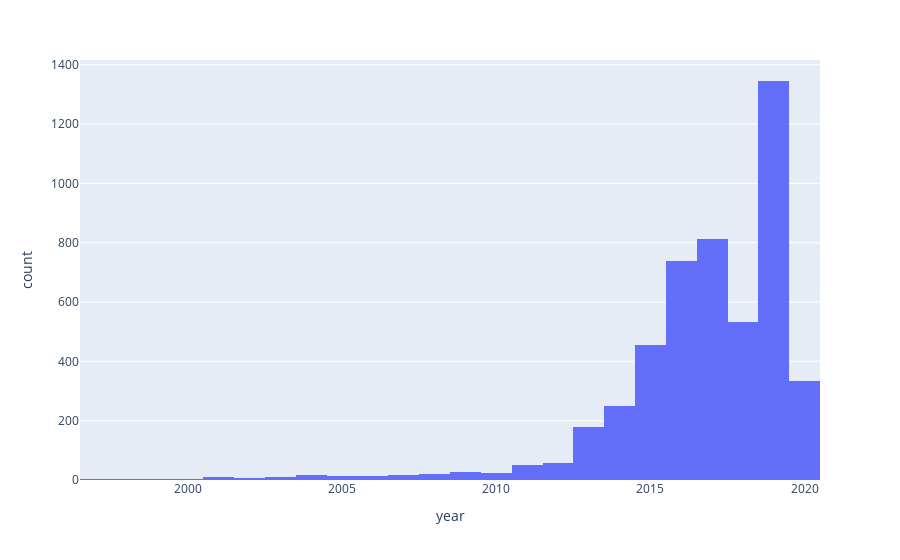
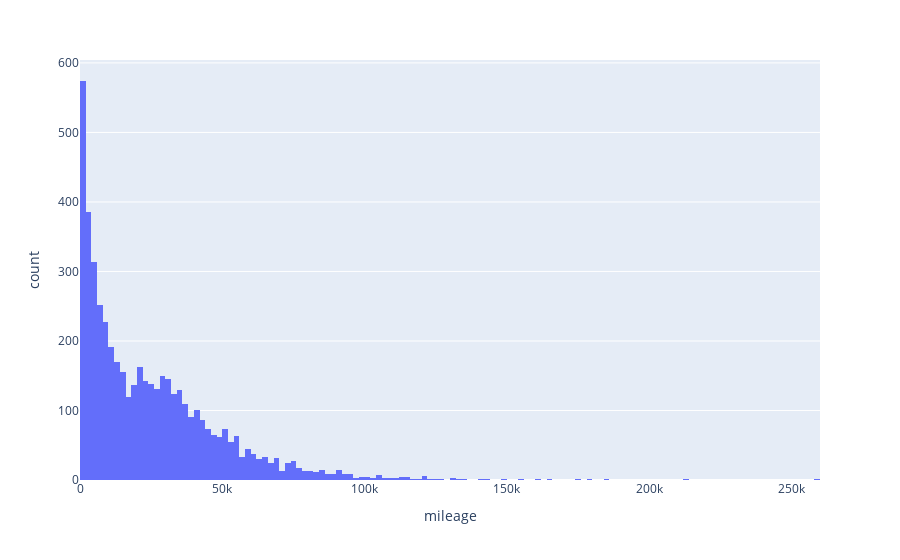
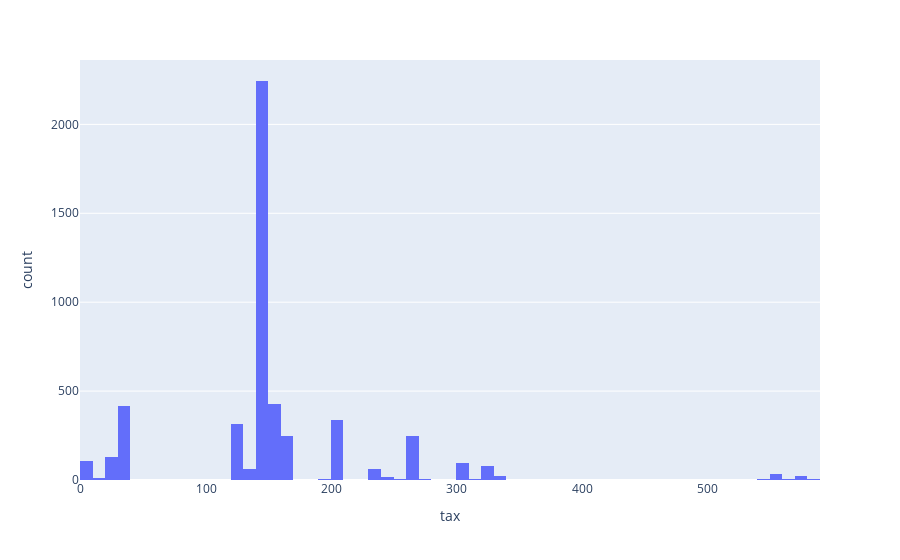
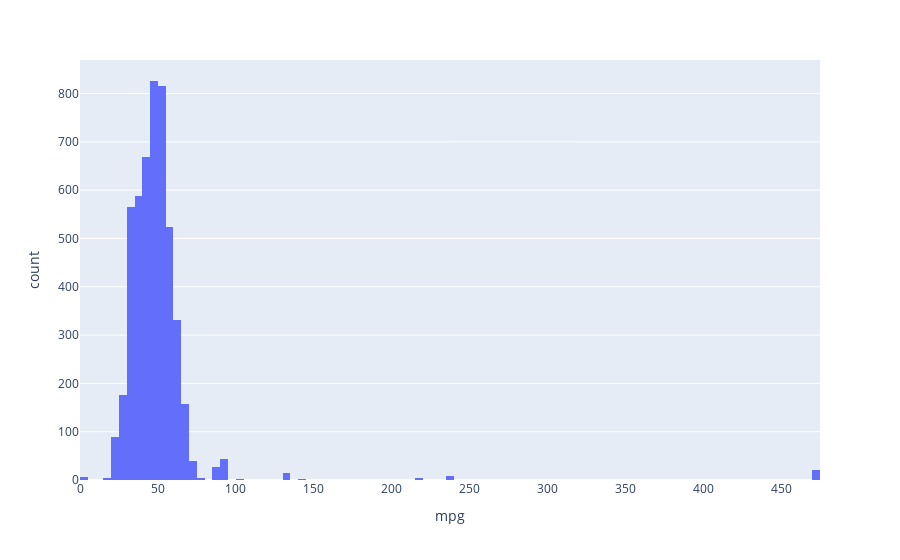

Write notebook code for charts like these, in order.
### Code cell
for i in con_col:
    fig = px.histogram(x_train, x=x_train[i])
    fig.show()

### Figure 1 — Plotly figure (JSON) as saved in the notebook; plotly's stock layout.template omitted (floating-point values rounded to 4 significant figures; data arrays with more than 128 entries replaced by an {"elided": "..."} marker saying what was removed)
{"data": [{"alignmentgroup": "True", "bingroup": "x", "hovertemplate": "year=%{x}<br>count=%{y}<extra></extra>", "legendgroup": "", "marker": {"color": "#636efa", "pattern": {"shape": ""}}, "name": "", "offsetgroup": "", "orientation": "v", "showlegend": false, "type": "histogram", "x": {"elided": "4919 int values"}, "xaxis": "x", "yaxis": "y"}], "layout": {"barmode": "relative", "legend": {"tracegroupgap": 0}, "margin": {"t": 60}, "xaxis": {"anchor": "y", "domain": [0, 1], "title": {"text": "year"}}, "yaxis": {"anchor": "x", "domain": [0, 1], "title": {"text": "count"}}}}

### Figure 2 — Plotly figure (JSON) as saved in the notebook; plotly's stock layout.template omitted (floating-point values rounded to 4 significant figures; data arrays with more than 128 entries replaced by an {"elided": "..."} marker saying what was removed)
{"data": [{"alignmentgroup": "True", "bingroup": "x", "hovertemplate": "mileage=%{x}<br>count=%{y}<extra></extra>", "legendgroup": "", "marker": {"color": "#636efa", "pattern": {"shape": ""}}, "name": "", "offsetgroup": "", "orientation": "v", "showlegend": false, "type": "histogram", "x": {"elided": "4919 int values"}, "xaxis": "x", "yaxis": "y"}], "layout": {"barmode": "relative", "legend": {"tracegroupgap": 0}, "margin": {"t": 60}, "xaxis": {"anchor": "y", "domain": [0, 1], "title": {"text": "mileage"}}, "yaxis": {"anchor": "x", "domain": [0, 1], "title": {"text": "count"}}}}

### Figure 3 — Plotly figure (JSON) as saved in the notebook; plotly's stock layout.template omitted (floating-point values rounded to 4 significant figures; data arrays with more than 128 entries replaced by an {"elided": "..."} marker saying what was removed)
{"data": [{"alignmentgroup": "True", "bingroup": "x", "hovertemplate": "tax=%{x}<br>count=%{y}<extra></extra>", "legendgroup": "", "marker": {"color": "#636efa", "pattern": {"shape": ""}}, "name": "", "offsetgroup": "", "orientation": "v", "showlegend": false, "type": "histogram", "x": {"elided": "4919 int values"}, "xaxis": "x", "yaxis": "y"}], "layout": {"barmode": "relative", "legend": {"tracegroupgap": 0}, "margin": {"t": 60}, "xaxis": {"anchor": "y", "domain": [0, 1], "title": {"text": "tax"}}, "yaxis": {"anchor": "x", "domain": [0, 1], "title": {"text": "count"}}}}

### Figure 4 — Plotly figure (JSON) as saved in the notebook; plotly's stock layout.template omitted (floating-point values rounded to 4 significant figures; data arrays with more than 128 entries replaced by an {"elided": "..."} marker saying what was removed)
{"data": [{"alignmentgroup": "True", "bingroup": "x", "hovertemplate": "mpg=%{x}<br>count=%{y}<extra></extra>", "legendgroup": "", "marker": {"color": "#636efa", "pattern": {"shape": ""}}, "name": "", "offsetgroup": "", "orientation": "v", "showlegend": false, "type": "histogram", "x": {"elided": "4919 float values"}, "xaxis": "x", "yaxis": "y"}], "layout": {"barmode": "relative", "legend": {"tracegroupgap": 0}, "margin": {"t": 60}, "xaxis": {"anchor": "y", "domain": [0, 1], "title": {"text": "mpg"}}, "yaxis": {"anchor": "x", "domain": [0, 1], "title": {"text": "count"}}}}
